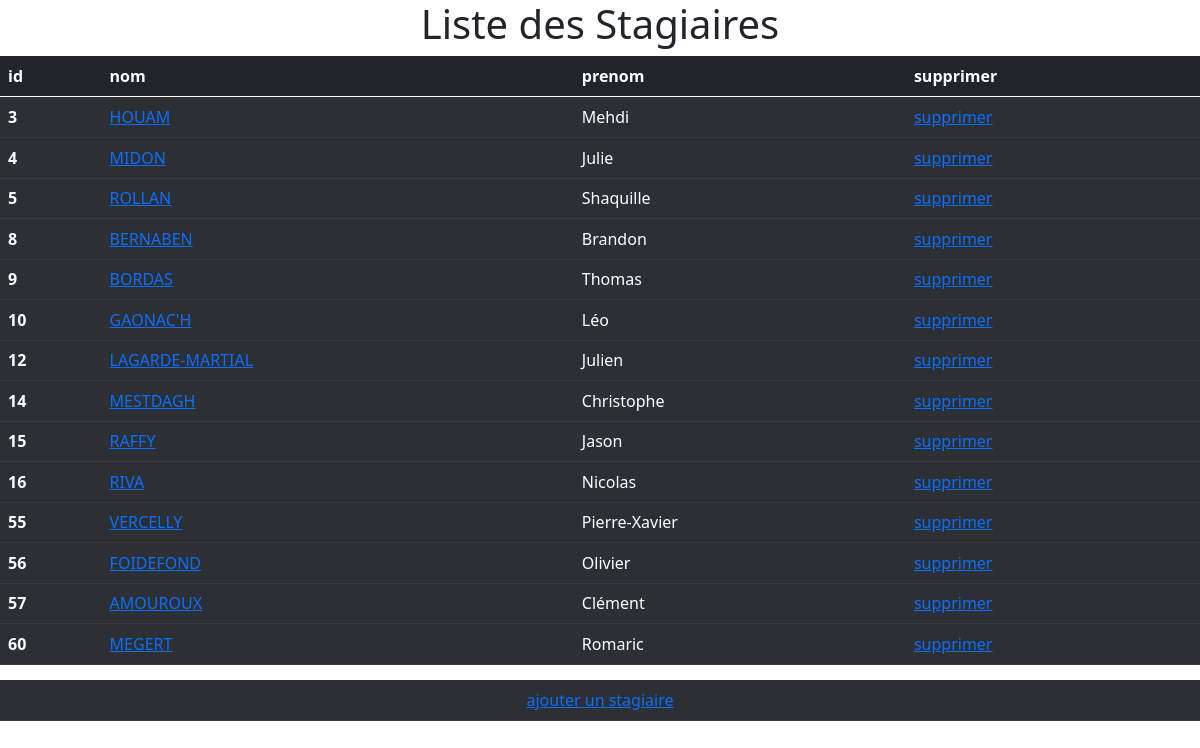
The page / on the database its author committed.
### tables this page shows
CREATE TABLE IF NOT EXISTS `membres` (
  `id_membre` int(11) NOT NULL AUTO_INCREMENT,
  `nom_membre` varchar(50) NOT NULL,
  `login_membre` varchar(50) NOT NULL,
  PRIMARY KEY (`id_membre`)
);

### index.php (the view, shortened to what this page needs)
<!DOCTYPE html>
<html lang="fr">
<head>
    <link href="https://cdn.jsdelivr.net/npm/bootstrap@5.0.2/dist/css/bootstrap.min.css" rel="stylesheet">
</head>
<body>
    <?php
    $dsn= "mysql:dbname=formation;host=localhost:3306";
    try{
        $option=array(PDO::ATTR_ERRMODE=>PDO::ERRMODE_EXCEPTION,
        PDO::MYSQL_ATTR_INIT_COMMAND=>'set names utf8');
        $connexion= new PDO($dsn,"root","",$option);
    }catch(PDOException $e){
        printf('echec de connexion: %s\n', $e->getMessage());
    }
    $reponse=$connexion->query('select * from membres');
?>
<h1 class="text-center">Liste des Stagiaires</h1>
<table class="table table-dark table-striped">
<thead>
<tr>
<th>id</th>
<th>nom</th>
<th>prenom</th>
<th>supprimer</th>
</tr>
</thead>
<tbody>
<?php
    foreach($reponse as $ligne){
       $nom=$ligne['nom_membre'];
       $prenom=$ligne['login_membre'];
       $id=$ligne['id_membre'];
        echo
         "<tr><th>".$ligne["id_membre"]."</th>
         <td><a href='modifier.php?nom=$nom&prenom=$prenom&id_membre=$id'>".$ligne["nom_membre"]."</a></td>
         <td>".$ligne["login_membre"]."</td>
         <td><a name='supp' href='supprimer.php?id_membre=$id'>supprimer</a><tr>";
         }
?>
</tbody>
</table>
<table class="table table-dark table-striped">
<tr><td class="text-center"><a href="ajouter.php ">ajouter un stagiaire</a></td></tr>
</table>
</body>
</html>

### rows shown on the page
membres: id_membre "3", nom_membre "HOUAM", login_membre "Mehdi"
membres: id_membre "4", nom_membre "MIDON", login_membre "Julie"
membres: id_membre "5", nom_membre "ROLLAN", login_membre "Shaquille"
membres: id_membre "8", nom_membre "BERNABEN", login_membre "Brandon"
membres: id_membre "9", nom_membre "BORDAS", login_membre "Thomas"
membres: id_membre "10", nom_membre "GAONAC'H", login_membre "Léo"
membres: id_membre "12", nom_membre "LAGARDE-MARTIAL", login_membre "Julien"
membres: id_membre "14", nom_membre "MESTDAGH", login_membre "Christophe"
membres: id_membre "15", nom_membre "RAFFY", login_membre "Jason"
membres: id_membre "16", nom_membre "RIVA", login_membre "Nicolas"
membres: id_membre "55", nom_membre "VERCELLY", login_membre "Pierre-Xavier"
membres: id_membre "56", nom_membre "FOIDEFOND", login_membre "Olivier"
membres: id_membre "57", nom_membre "AMOUROUX", login_membre "Clément"
membres: id_membre "60", nom_membre "MEGERT", login_membre "Romaric"
